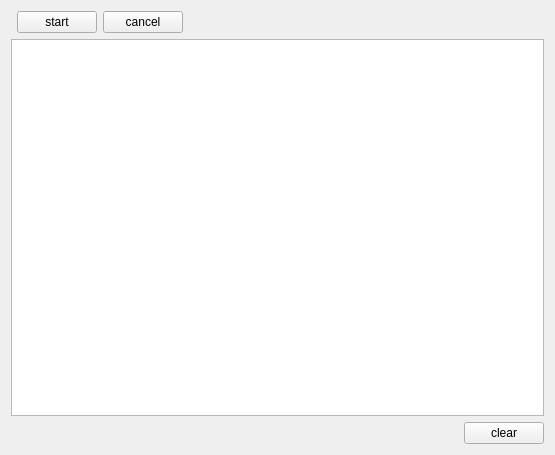
<?xml version="1.0" encoding="UTF-8"?>
<ui version="4.0">
 <class>FilesComparerWidget</class>
 <widget class="QWidget" name="FilesComparerWidget">
  <property name="geometry">
   <rect>
    <x>0</x>
    <y>0</y>
    <width>555</width>
    <height>455</height>
   </rect>
  </property>
  <property name="windowTitle">
   <string>Form</string>
  </property>
  <layout class="QVBoxLayout" name="verticalLayout_2">
   <item>
    <layout class="QHBoxLayout" name="horizontalLayout">
     <item>
      <layout class="QVBoxLayout" name="verticalLayout">
       <item>
        <widget class="ChooseDirectoryWidget" name="widgetChooseDirectory1" native="true">
         <property name="sizePolicy">
          <sizepolicy hsizetype="Minimum" vsizetype="Preferred">
           <horstretch>0</horstretch>
           <verstretch>0</verstretch>
          </sizepolicy>
         </property>
        </widget>
       </item>
       <item>
        <widget class="ChooseDirectoryWidget" name="widgetChooseDirectory2" native="true">
         <property name="sizePolicy">
          <sizepolicy hsizetype="Minimum" vsizetype="Preferred">
           <horstretch>0</horstretch>
           <verstretch>0</verstretch>
          </sizepolicy>
         </property>
        </widget>
       </item>
      </layout>
     </item>
     <item>
      <widget class="QPushButton" name="pushButtonStart">
       <property name="text">
        <string>start</string>
       </property>
      </widget>
     </item>
     <item>
      <widget class="QPushButton" name="pushButtonCancel">
       <property name="text">
        <string>cancel</string>
       </property>
      </widget>
     </item>
     <item>
      <spacer name="horizontalSpacer">
       <property name="orientation">
        <enum>Qt::Horizontal</enum>
       </property>
       <property name="sizeHint" stdset="0">
        <size>
         <width>40</width>
         <height>20</height>
        </size>
       </property>
      </spacer>
     </item>
    </layout>
   </item>
   <item>
    <widget class="QTextEdit" name="textEdit">
     <property name="readOnly">
      <bool>true</bool>
     </property>
    </widget>
   </item>
   <item>
    <layout class="QHBoxLayout" name="horizontalLayout_2">
     <item>
      <spacer name="horizontalSpacer_2">
       <property name="orientation">
        <enum>Qt::Horizontal</enum>
       </property>
       <property name="sizeHint" stdset="0">
        <size>
         <width>40</width>
         <height>20</height>
        </size>
       </property>
      </spacer>
     </item>
     <item>
      <widget class="QPushButton" name="pushButtonClear">
       <property name="text">
        <string>clear</string>
       </property>
      </widget>
     </item>
    </layout>
   </item>
  </layout>
 </widget>
 <customwidgets>
  <customwidget>
   <class>ChooseDirectoryWidget</class>
   <extends>QWidget</extends>
   <header location="global">choose_directory_widget.h</header>
   <container>1</container>
  </customwidget>
 </customwidgets>
 <resources/>
 <connections/>
</ui>
